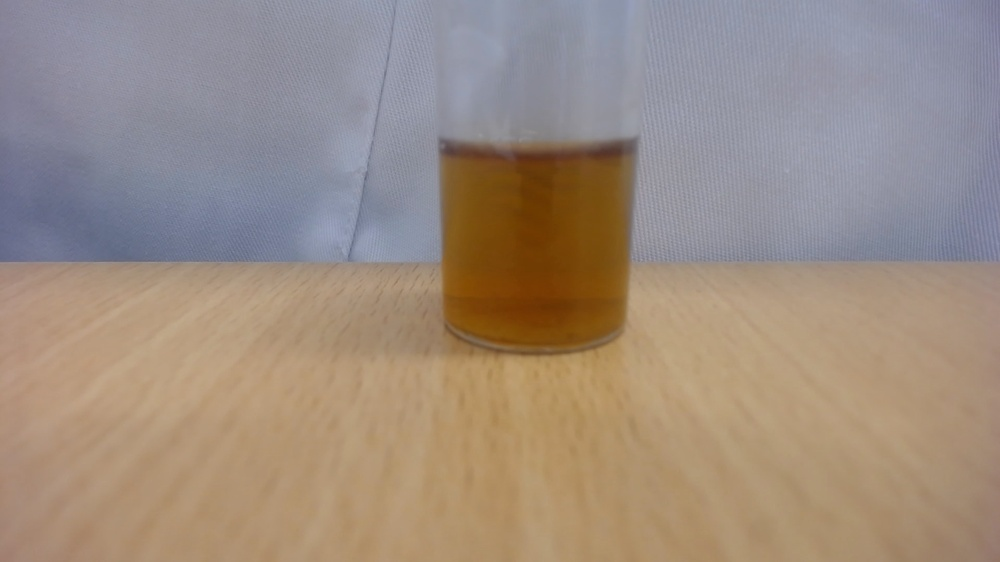
#> input picture skimage/160.jpg, 1000 x 562 px, shrunk from 1920 x 1080 before the run
$ python find_contours.py
#> lines starting #> are read from the running program, lines starting #| are printed output that depends on the picture; after the words box and inside, x2 and y2 are one past the last pixel; in counts of white or black regions, pixels touching at a corner belong together
import numpy as np
import cv2 as cv
import sys


im = cv.imread('160.jpg')
#> im is the input picture: shape (562, 1000, 3); mean B, G, R 128.6, 140.8, 156.6
imgray = cv.cvtColor(im, cv.COLOR_BGR2GRAY)
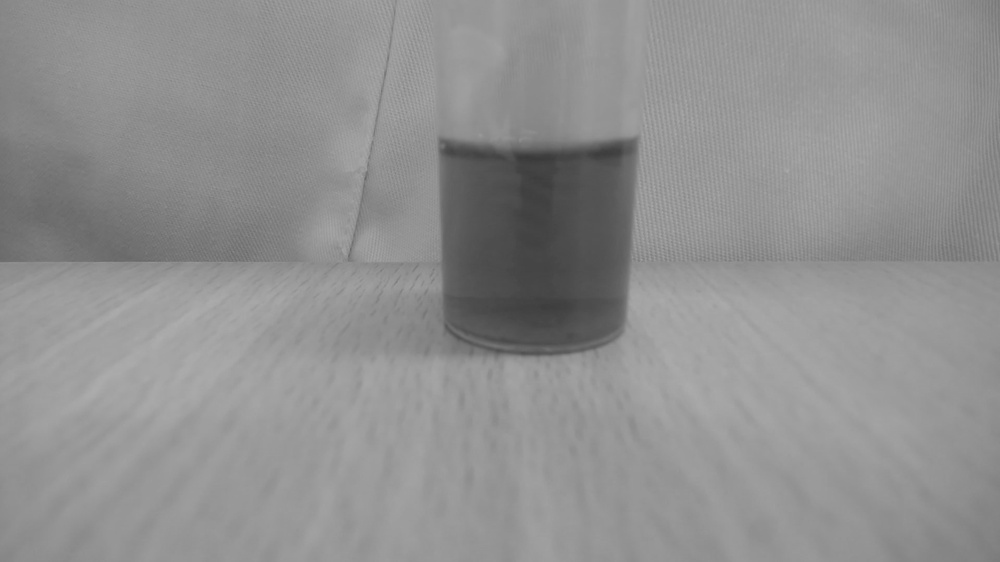
#> imgray: shape (562, 1000); min 57, max 173, mean 144.2
ret,thresh= cv.threshold(imgray, 127, 255, 0)
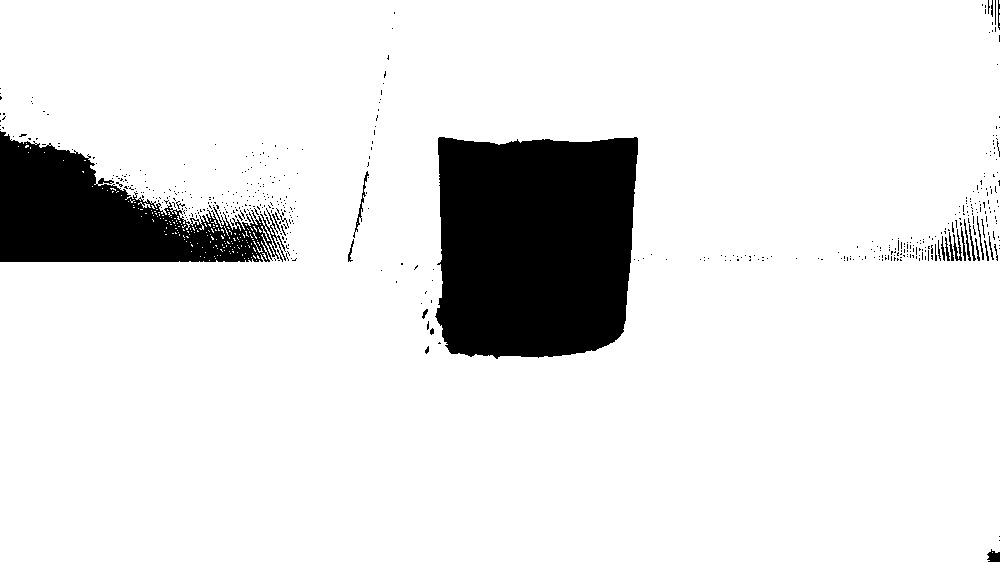
#> thresh: shape (562, 1000); 88.8% white; 513 black regions (483 under 20 px)
contours, hierarchy = cv.findContours(thresh, cv.RETR_TREE, cv.CHAIN_APPROX_NONE)
#> contours = 788 contours, 748 with area under 20; largest, box (x1, y1, x2, y2) and area: (0, 0, 1000, 562) 539794, (434, 136, 639, 360) 40878, (354, 170, 370, 233) 213, (952, 228, 963, 262) 174, (259, 213, 279, 249) 142

cv.drawContours(im, contours, -1, (0,255,0), 3)
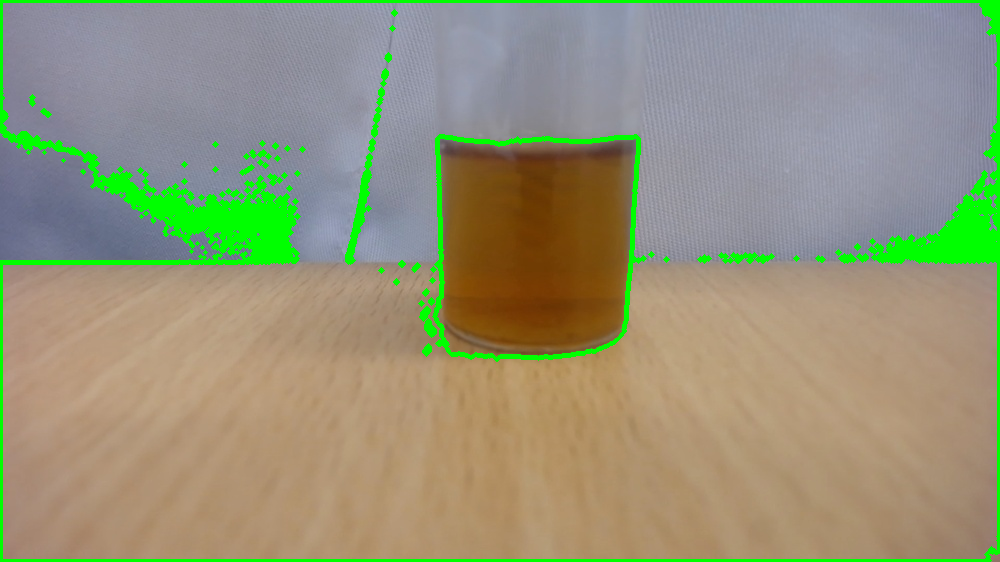
#> im: shape (562, 1000, 3); 6.02% of pixels changed, all inside (x1, y1, x2, y2) = (0, 0, 1000, 562)
print(contours)
#> (printed output is left out)
